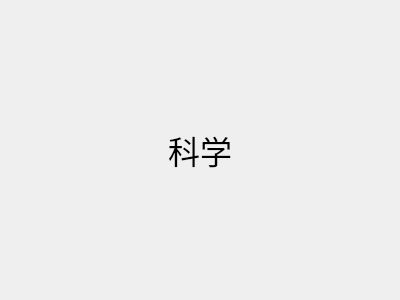
<?xml version="1.0" encoding="UTF-8"?>
<ui version="4.0">
 <class>PageScience</class>
 <widget class="QFrame" name="PageScience">
  <property name="geometry">
   <rect>
    <x>0</x>
    <y>0</y>
    <width>400</width>
    <height>300</height>
   </rect>
  </property>
  <property name="windowTitle">
   <string>PageScience</string>
  </property>
  <layout class="QVBoxLayout" name="verticalLayout">
   <item>
    <widget class="QLabel" name="label">
     <property name="font">
      <font>
       <pointsize>24</pointsize>
      </font>
     </property>
     <property name="text">
      <string>科学</string>
     </property>
     <property name="alignment">
      <set>Qt::AlignCenter</set>
     </property>
    </widget>
   </item>
  </layout>
 </widget>
 <resources/>
 <connections/>
</ui>
